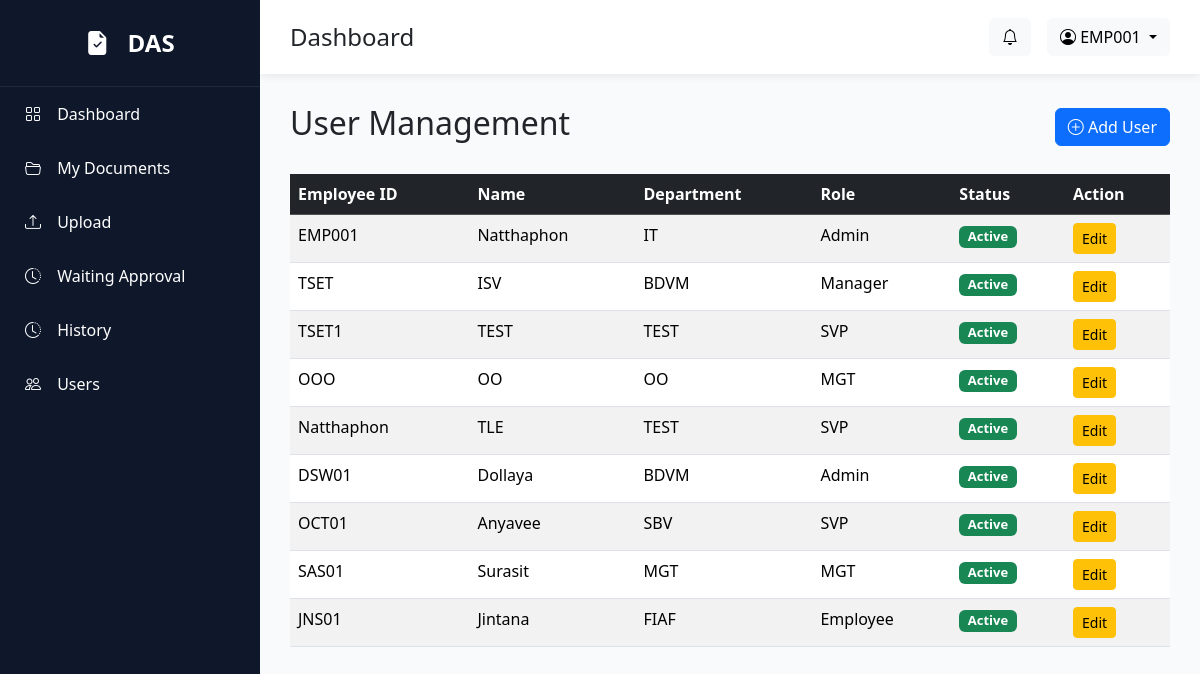
The page /users (signed in) on the database as committed earlier.
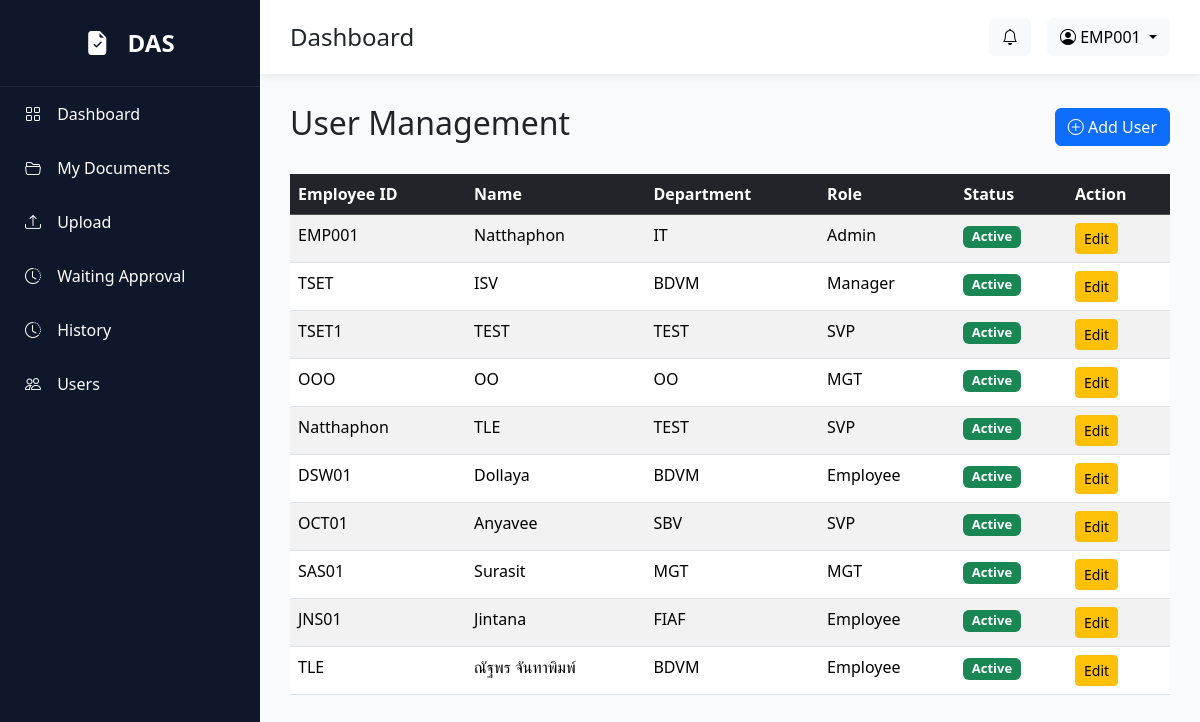
The same page on the database as committed later.
### models/user.py (models this page shows)
class User(UserMixin, db.Model):
    __tablename__ = "users"
    id = db.Column(db.Integer, primary_key=True)
    employee_id = db.Column(db.String(20), unique=True, nullable=False)
    fullname = db.Column(db.String(200), nullable=False)
    username = db.Column(db.String(100), unique=True)
    password = db.Column(db.String(255), nullable=False)
    email = db.Column(db.String(150))
    department = db.Column(db.String(100))
    position = db.Column(db.String(100))
    role = db.Column(db.String(50), default="Employee")
    status = db.Column(db.String(20), default="Active")
    created_at = db.Column(db.DateTime, default=datetime.utcnow)
    approval_steps = db.relationship(
        "ApprovalStep",
        backref="approver",
        lazy=True
    )

### routes/user.py (the view)
@user_bp.route("/users")
@login_required
def users():
    if current_user.role != "Admin":
        abort(403)
    users = User.query.all()
    return render_template(
        "users/list.html",
        users=users
    )

### app.py (called while the page is built)
@login_manager.user_loader
def load_user(user_id):
    return User.query.get(int(user_id))

### templates/users/list.html (shortened to what this page needs)
{% extends 'layout/base.html' %}
{% block content %}
<div class="d-flex justify-content-between align-items-center mb-4">
    <h2>User Management</h2>
    <button class="btn btn-primary" data-bs-toggle="modal" data-bs-target="#addUserModal">
        <i class="bi bi-plus-circle"></i>
        Add User
    </button>
</div>
<table class="table table-striped table-hover">
    <thead class="table-dark">
        <tr>
            <th>Employee ID</th>
            <th>Name</th>
            <th>Department</th>
            <th>Role</th>
            <th>Status</th>
            <th>Action</th>
        </tr>
    </thead>
    <tbody>
        {% for user in users %}
        <tr>
            <td>{{ user.employee_id }}</td>
            <td>{{ user.fullname }}</td>
            <td>{{ user.department }}</td>
            <td>{{ user.role }}</td>
            <td>
                {% if user.status == "Active" %}
                <span class="badge bg-success">
                    Active
                </span>
                {% else %}
                <span class="badge bg-danger">
                    Inactive
                </span>
                {% endif %}
            </td>
            <td>
                <button
                    class="btn btn-warning btn-sm"
                    data-bs-toggle="modal"
                    data-bs-target="#editUserModal"
                    data-id="{{ user.id }}"
                    data-fullname="{{ user.fullname }}"
                    data-department="{{ user.department }}"
                    data-position="{{ user.position }}"
                    data-role="{{ user.role }}"
                    data-status="{{ user.status }}"
                >
                    Edit
                </button>
            </td>
        </tr>
        {% endfor %}
    </tbody>
</table>
{% endblock %}

### templates/layout/base.html (shortened to what this page needs)
<!DOCTYPE html>
<html lang="en">
<head>
    <link href="https://cdn.jsdelivr.net/npm/bootstrap@5.3.7/dist/css/bootstrap.min.css" rel="stylesheet">
    <link href="https://cdn.jsdelivr.net/npm/bootstrap-icons@1.11.3/font/bootstrap-icons.min.css" rel="stylesheet">
    <link rel="stylesheet" href="{{ url_for('static', filename='css/style.css') }}">
</head>
<body>
    <div class="wrapper">
        <div class="sidebar d-none d-lg-block">
            <div class="logo">
                <i class="bi bi-file-earmark-check-fill"></i>
                DAS
            </div>
            <a href="/dashboard">
                <i class="bi bi-grid"></i>
                Dashboard
            </a>
            <a href="/documents">
                <i class="bi bi-folder2-open"></i>
                My Documents
            </a>
            <a href="/documents/create">
                <i class="bi bi-upload"></i>
                Upload
            </a>
            <a href="/documents/waiting">
                <i class="bi bi-clock-history"></i>
                Waiting Approval
            </a>
            <a href="/history">
                <i class="bi bi-clock-history"></i>
                History
            </a>
            {% if current_user.role=="Admin" %}
            <a href="/users">
                <i class="bi bi-people"></i>
                Users
            </a>
            {% endif %}
        </div>
        <div class="main">
            <div class="topbar">
                <div class="d-flex align-items-center">
                    <h4 class="mb-0">
                        {% block page_title %}
                        Dashboard
                        {% endblock %}
                    </h4>
                </div>
                <div class="d-flex align-items-center gap-3">
                    <button class="btn btn-light position-relative">
                        <i class="bi bi-bell"></i>
                    </button>
                    <div class="dropdown">
                        <button class="btn btn-light dropdown-toggle" data-bs-toggle="dropdown">
                            <i class="bi bi-person-circle"></i>
                            {{ current_user.employee_id }}
                        </button>
                    </div>
                </div>
            </div>
            <div class="content">
                {% block content %}
                {% endblock %}
            </div>
        </div>
    </div>
</body>
</html>

Rows that differ between the two databases and show on the page:
changed User "DSW01": role "Admin" → "Employee"
added User: employee_id "TLE", fullname "ณัฐพร จันทาพิมพ์", department "BDVM", role "Employee", status "Active"
